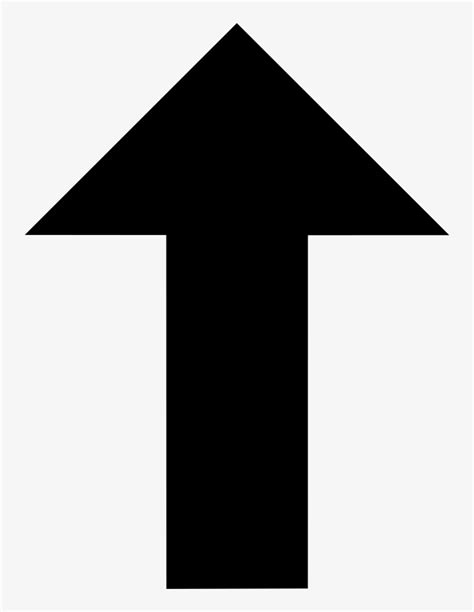
#> input picture Arrow-Orientation-Detection/arrow.jpeg, 474 x 612 px
$ python -i utils.py   (imports and definitions only)
#> lines starting #> are read from the running program, lines starting #| are printed output that depends on the picture; after the words box and inside, x2 and y2 are one past the last pixel; in counts of white or black regions, pixels touching at a corner belong together
#> further down, picture is the input picture: shape (612, 474, 3); min 0, max 255, mean 165.6
import cv2
import numpy as np
import math

def getContours(img,cThr=[100,100],showCanny=False,minArea=1000,filter=0,draw =False):
#> called with showCanny = False, minArea = 1000, filter = 0, draw = False
    imgGray = cv2.cvtColor(img,cv2.COLOR_BGR2GRAY)
    imgBlur = cv2.GaussianBlur(imgGray,(3,3),1)
    imgCanny = cv2.Canny(imgBlur,cThr[0],cThr[1])
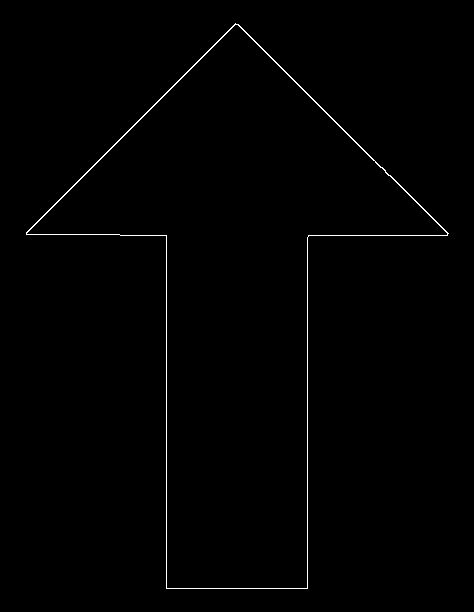
#> imgCanny: shape (612, 474); 0.68% white in thin lines or dots, all inside (x1, y1, x2, y2) = (26, 23, 449, 589)
    kernel = np.ones((3,3))
    imgDial = cv2.dilate(imgCanny,kernel,iterations=1)
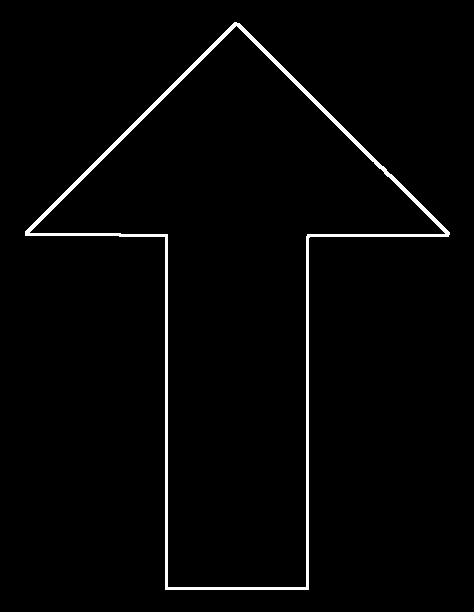
#> imgDial: shape (612, 474); 2% white; 1 white region, box (x1, y1, x2, y2) and area: (25, 22, 450, 590) 5912
    imgThre = cv2.erode(imgDial,kernel,iterations=1)
    if showCanny:cv2.imshow('Canny',imgThre)

    contours,hiearchy = cv2.findContours(imgThre,cv2.RETR_EXTERNAL,cv2.CHAIN_APPROX_SIMPLE)
#> contours = 1 contour; box (x1, y1, x2, y2) and area: (26, 23, 449, 589) 95104; hiearchy = [[-1, -1, -1, -1]]
    finalCountours = []
    for i in contours:
        area = cv2.contourArea(i)
        if area > minArea:
            peri = cv2.arcLength(i,True)
            approx = cv2.approxPolyDP(i,0.02*peri,True)
            bbox = cv2.boundingRect(approx)
            if filter > 0:
                if len(approx) == filter:
                    finalCountours.append([len(approx),area,approx,bbox,i])
            else:
                finalCountours.append([len(approx),area,approx,bbox,i])
#> this loop made 1 pass
#> (area, peri, bbox) on pass 1: (95103.5, 1726.2, (26, 23, 423, 566))
#> after the loop, finalCountours = 1 item
    finalCountours = sorted(finalCountours,key = lambda x:x[1] ,reverse= True)

    if draw:
        for con in finalCountours:
            cv2.drawContours(img,con[4],-1,(0,0,255),3)
    return img, finalCountours,imgThre


def reorder(myPoints):
    #print(myPoints.shape)
    myPointsNew = np.zeros_like(myPoints)
    myPoints = myPoints.reshape((4,2))
    add = myPoints.sum(1)
    myPointsNew[0] = myPoints[np.argmin(add)]
    myPointsNew[3] = myPoints[np.argmax(add)]
    diff = np.diff(myPoints,axis=1)
    myPointsNew[1]= myPoints[np.argmin(diff)]
    myPointsNew[2] = myPoints[np.argmax(diff)]
    return myPointsNew

def warpImg (img,points,w,h,pad=20):
    # print(points)
    points =reorder(points)
    pts1 = np.float32(points)
    pts2 = np.float32([[0,0],[w,0],[0,h],[w,h]])
    matrix = cv2.getPerspectiveTransform(pts1,pts2)
    imgWarp = cv2.warpPerspective(img,matrix,(w,h))
    imgWarp = imgWarp[pad:imgWarp.shape[0]-pad,pad:imgWarp.shape[1]-pad]
    return imgWarp

def getAngle(a, b, c):
    ang = math.degrees(math.atan2(c[1]-b[1], c[0]-b[0]) - math.atan2(a[1]-b[1], a[0]-b[0]))
    return ang + 360 if ang < 0 else ang

>>> import cv2
>>> picture = cv2.imread('arrow.jpeg')
>>> result = getContours(picture)
